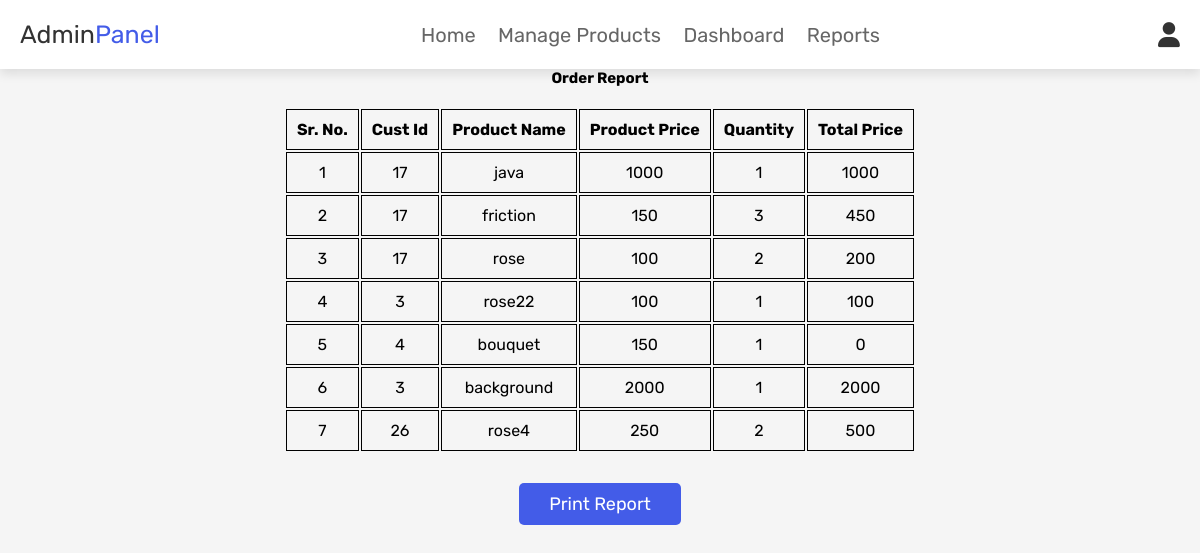
Page /order_report.php on the committed database.
### tables this page shows
CREATE TABLE `cart` (
  `id` int(100) NOT NULL,
  `user_id` int(100) NOT NULL,
  `pid` int(100) NOT NULL,
  `name` varchar(100) NOT NULL,
  `price` int(100) NOT NULL,
  `quantity` int(100) NOT NULL,
  `total_price` int(100) NOT NULL,
  `image` varchar(100) NOT NULL,
  `category_id` int(11) DEFAULT NULL,
  `category_name` varchar(255) DEFAULT NULL
);

### order_report.php (the view, shortened to what this page needs)
<?php
@include 'database.php';
$sql = "SELECT * FROM cart ORDER BY id DESC";
$query = $conn->query($sql);
?>
<html>
<head>
   <link rel="stylesheet" href="https://cdnjs.cloudflare.com/ajax/libs/font-awesome/6.0.0/css/all.min.css">
   <link rel="stylesheet" href="css/admin_style.css">
</head>
<body>
<?php @include 'admin_header.php'; ?>
	<h2 style="text-align:center;">Order Report</h2>
	<div class="container">
		<div id="rpt">
			<table border="1">
				<tr>
					<td><strong>Sr. No.</strong></td>
					<td><strong>Cust Id</strong></td>
					<td><strong>Product Name</strong></td>
                    <td><strong>Product Price</strong></td>
                    <td><strong>Quantity</strong></td>
					<td><strong>Total Price</strong></td>
				</tr>
				<?php
				$i = 0;
				while ($res = $query->fetch_assoc()) {
                        echo "<tr>";
                        echo "<td>".++$i."</td>";
                        echo "<td>".$res['user_id']."</td>";
                        echo "<td>".$res['name']."</td>";
                        echo "<td>".$res['price']."</td>";
                        echo "<td>".$res['quantity']."</td>";
                        echo "<td>".$res['total_price']."</td>";
                        echo "</tr>";
				}
				?>
			</table>
		</div>
	</div>
<div class="container">
<button type="button" class="btn btn-dark"  onclick="myFunction()">Print Report</button>
</div>
</body>
</html>

### css/admin_style.css (style rules this page uses)
:root { --blue:#435ce8; --red:#c0392b; --orange:#f39c12; --black:#333; --white:#fff; --light-color:#666; --light-white:#ccc; --light-bg:#f5f5f5; --border:.2rem solid var(--black); --box-shadow:0 .5rem 1rem rgba(0,0,0,.1); }
* { font-family: 'Rubik', sans-serif; margin:0; padding:0; box-sizing: border-box; outline: none; border:none; text-decoration: none; transition:all .2s linear; }
html { font-size: 62.5%; overflow-x: hidden; scroll-behavior: smooth; scroll-padding-top: 6.5rem; }
body { background: var(--light-bg); }
.btn, .delete-btn, .option-btn { display: inline-block; border-radius: .5rem; margin-top: 1rem; font-size: 1.8rem; color:var(--white); cursor: pointer; padding:1rem 3rem; text-transform: capitalize; }
.btn { background-color: var(--blue); }

### order_report.php (style rules this page uses)
.container { display: flex; justify-content: center; margin-top: 20px; }
table { width: 100%; }
table tr th, table tr td { padding: 10px; text-align: center; border-collapse: collapse; border: 1px solid black; }

### rows in the picture
cart: user "17", name "java", price "1000", quantity "1", total_price "1000"
cart: user "17", name "friction", price "150", quantity "3", total_price "450"
cart: user "17", name "rose", price "100", quantity "2", total_price "200"
cart: user "3", name "rose22", price "100", quantity "1", total_price "100"
cart: user "4", name "bouquet", price "150", quantity "1", total_price "0"
cart: user "3", name "background", price "2000", quantity "1", total_price "2000"
cart: user "26", name "rose4", price "250", quantity "2", total_price "500"
